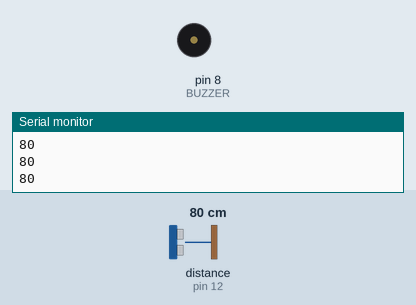
Simulated run of this sketch. Board: Arduino Uno, built with avr-gcc and run on an emulated ATmega328P. Parts: buzzer (waves = sounding, pin HIGH), the last lines printed to the serial monitor. Inputs (shaded band) come from the test bench; at power-on: distance to the obstacle (sensor on pin 12) 80 cm. The echo pulse lasts 58.3 µs per cm.

Above: at 1.3 s.
1.4 s: distance to the obstacle (sensor on pin 12) set to 17 cm
2.9 s: distance to the obstacle (sensor on pin 12) set to 14 cm
At 3.9 s:
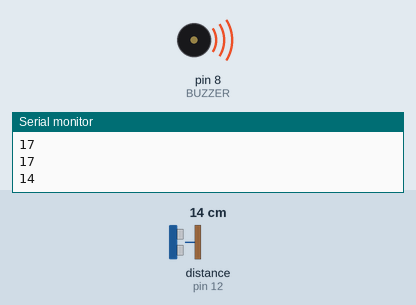
6.0 s: distance to the obstacle (sensor on pin 12) set to 18 cm
At 6.6 s:
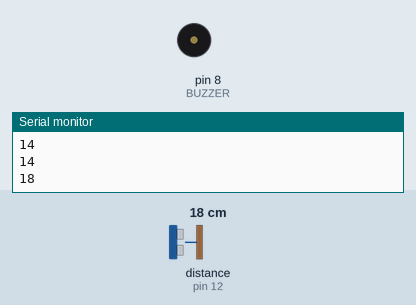
7.5 s: distance to the obstacle (sensor on pin 12) set to 2 cm
At 8.6 s:
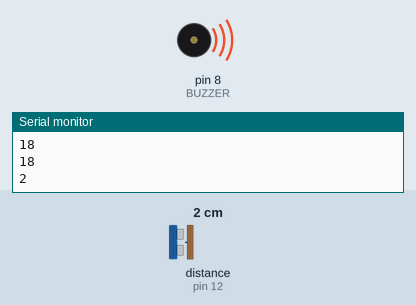
Timing chart, 0 to 11.6 s (numbered marks = the images above; inputs shaded):
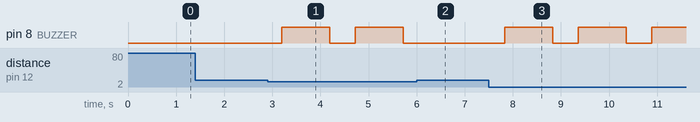

The sketch:

car-sensor.ino
```cpp
#include "SR04.h"

#define TRIG_PIN 12
#define ECHO_PIN 11
#define BUZZER 8
#define MIN_DISTANCE 15

SR04 sr04 = SR04(ECHO_PIN,TRIG_PIN);
long cm;

void setup() {
  Serial.begin (9600);
  pinMode(BUZZER, OUTPUT);
}

void loop() {
  cm = sr04.Distance();
  //Print distance
  Serial.println(cm);

  if (cm <= MIN_DISTANCE) {
    digitalWrite(BUZZER, HIGH);
    delay(1000);
  }
  digitalWrite(BUZZER, LOW);
  delay(500);

}
```

Measured:
- the behaviour switches between 16 and 15 cm on distance to the obstacle (sensor on pin 12) (found by bisection; images 0 and 1)
- after the input at 2.9 s, pin 8 (BUZZER): alternates HIGH for 1.0 s and LOW for 0.53 s, starting after 0.30 s
- after the input at 6.0 s, pin 8 (BUZZER): stays LOW (without the input it goes to HIGH after 0.25 s)
- after the input at 7.5 s, pin 8 (BUZZER): alternates HIGH for 1.0 s and LOW for 0.53 s, starting after 0.33 s
